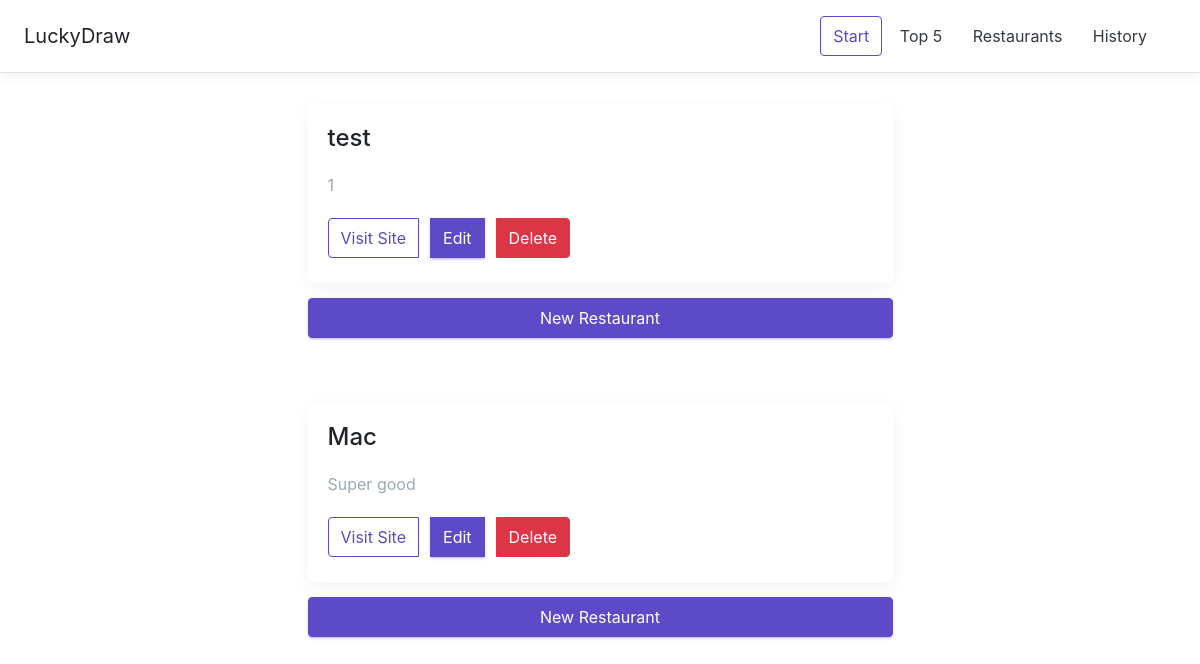
Before: /restaurants with the older database file.
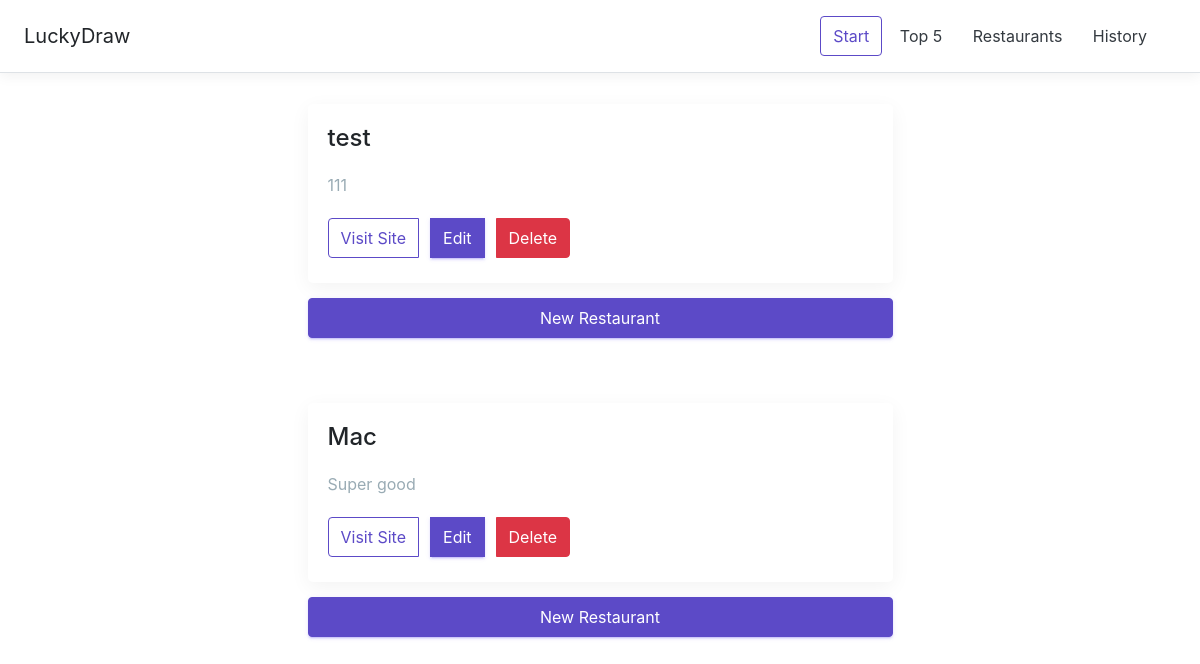
After: the same page with the newer database file.
### models/restaurants.py (models this page shows, shortened)
class Restaurants(Base):
    __tablename__ = "restaurants"
    id = Column(String(50), primary_key=True)
    name = Column(String(50), unique=True)
    description = Column(String(110), nullable=True)
    site_url = Column(String(110), nullable=True)
    draw = Column(Integer, default=0)
    created_time = Column(DateTime(), nullable=False)
    modified_time = Column(DateTime(), nullable=False)
    histories = relationship("Histories", backref="restaurants")

### app.py (the view)
@app.route("/restaurants")
def restaurants_list():
    restaurants = Restaurants.query.all()
    return render_template("restaurants.html", restaurants=restaurants)

### app.py (called while the page is built)
@app.teardown_appcontext
def shutdown_session(exception=None):
    db_session.remove()

### templates/restaurants.html (shortened to what this page needs)
{% extends 'base.html' %}
{% block content %}
{% for restaurant in restaurants %}
<div class="row justify-content-center">
    <div class="col-lg-6">
        <div class="card">
            <div class="card-title">
                <h4>{{ restaurant['name'] }}</h4>
            </div>
            <p class="text-muted ">
                {{ restaurant['description'] }}
            </p>
            <div class="button-list">
                <div class="btn-group">
                    <a href="{{ restaurant['site_url'] }}" class="btn btn-visit" target="_blank">Visit Site</a>
                    <a href="/edit-restaurant?id={{ restaurant['id'] }}" class="btn btn-primary">Edit</a>
                    <a href="/delete-restaurant?id={{ restaurant['id'] }}" onclick="return confirm('delete?')" class="btn btn-danger">Delete</a>
                </div>
            </div>
        </div>
    </div>
</div>
<div class="row justify-content-center">
    <div class="col-lg-6" style="margin-bottom: 50px;">
        <a href="/create-restaurant" class="btn btn-primary btn-block">New Restaurant</a>
    </div>
</div>
{% endfor %}
{% endblock %}

Changed rows visible on the page:
changed Restaurants "test": description "1" → "111"
